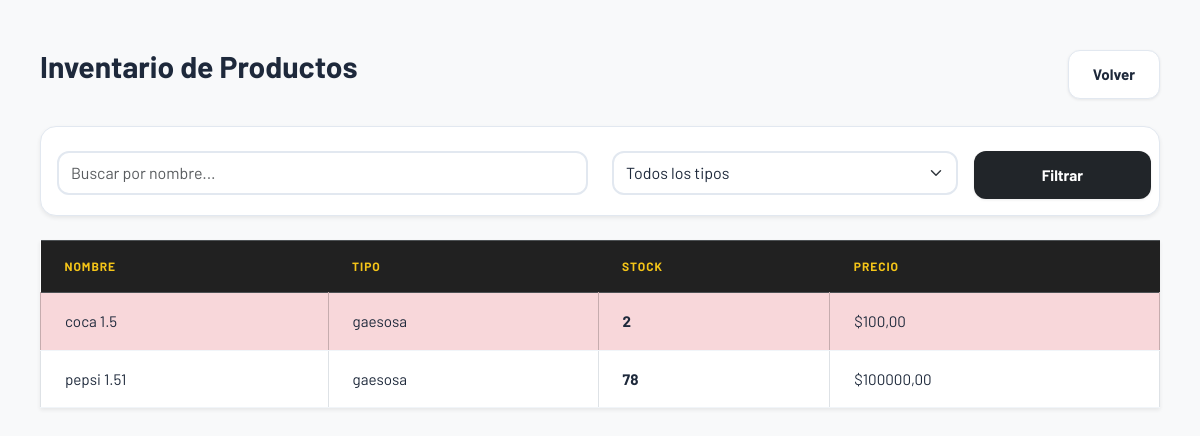
The app's page /productos/ (signed in) with its own data.
### stock/models.py (models this page shows, shortened)
class Producto(models.Model):
    nombre = models.CharField(max_length=100)
    tipo = models.ForeignKey(TipoProducto, on_delete=models.CASCADE)
    cantidad = models.PositiveIntegerField(default=0)
    valor = models.DecimalField(max_digits=10, decimal_places=2)
    valor_compra = models.DecimalField(
        max_digits=10,
        decimal_places=2,
        verbose_name="Precio de Compra",
        default=0.00  # Valor por defecto
    )
    umbral_alerta = models.PositiveIntegerField(
        default=5,
        verbose_name="Stock Mínimo de Alerta"
    )
    fecha_modificacion = models.DateTimeField(auto_now=True)

class TipoProducto(models.Model):
    nombre = models.CharField(max_length=100, unique=True)

### stock/views.py (the view)
# urls.py: path('productos/', views.lista_productos, name='lista_productos'),
@login_required
def lista_productos(request):
    tipos = TipoProducto.objects.all()
    query_nombre = request.GET.get('nombre')
    query_tipo = request.GET.get('tipo')
    productos = Producto.objects.select_related('tipo').all()
    if query_nombre:
        productos = productos.filter(nombre__icontains=query_nombre)
    if query_tipo:
        productos = productos.filter(tipo_id=query_tipo)
    return render(request, 'lista_productos.html', {
        'productos': productos,
        'tipos': tipos,
        'query_nombre': query_nombre,
        'query_tipo': query_tipo,
    })

### stock/templates/lista_productos.html (shortened to what this page needs)
{% load static %}
<!DOCTYPE html>
<html lang="es">
<head>
    <link rel="stylesheet" href="{% static 'css/bootstrap.min.css' %}">
    <link rel="stylesheet" href="{% static 'css/style.css' %}">
</head>
<body class="bg-light">
<div class="container mt-4">
    <div class="d-flex justify-content-between align-items-center mb-4">
        <h2>Inventario de Productos</h2>
        <div>
            <a href="{% url 'home' %}" class="btn btn-secondary">Volver</a>
        </div>
    </div>
    <div class="card p-3 mb-4 shadow-sm">
        <form method="GET" class="row g-2">
            <div class="col-md-6">
                <input type="text" name="nombre" class="form-control"
                       placeholder="Buscar por nombre..."
                       value="{{ query_nombre|default:'' }}">
            </div>
            <div class="col-md-4">
                <select name="tipo" class="form-select">
                    <option value="">Todos los tipos</option>
                </select>
            </div>
            <div class="col-md-2">
                <button type="submit" class="btn btn-dark w-100">Filtrar</button>
            </div>
        </form>
    </div>
    <table class="table table-bordered bg-white shadow-sm">
        <thead class="table-dark">
            <tr>
                <th>Nombre</th>
                <th>Tipo</th>
                <th>Stock</th>
                <th>Precio</th>
            </tr>
        </thead>
        <tbody>
            {% for p in productos %}
            <tr {% if p.cantidad < p.umbral_alerta %}class="table-danger"{% endif %}>
                <td>{{ p.nombre }}</td>
                <td>{{ p.tipo.nombre }}</td>
                <td><strong>{{ p.cantidad }}</strong></td>
                <td>${{ p.valor }}</td>
            </tr>
            {% empty %}
            <tr>
                <td colspan="5" class="text-center text-muted">
                    No hay productos registrados
                </td>
            </tr>
            {% endfor %}
        </tbody>
    </table>
</div>
</body>
</html>

### stock/static/css/style.css (style rules this page uses)
:root { --primary-color: #212121; --primary-hover: #000000; --primary-light: #424242; --accent-color: #F5C518; --accent-hover: #e0b415; --accent-light: #fef9e0; --secondary-color: #64748b; --secondary-hover: #475569; --success-color: #10b981; --success-hover: #059669; --danger-color: #ef4444; --danger-hover: #dc2626; --warning-color: #f59e0b; --info-color: #3b82f6; --bg-body: #f1f5f9; --bg-card: #ffffff; --bg-header: #212121; --bg-hover: #fffbea; --text-main: #1e293b; --text-muted: #64748b; --text-light: #94a3b8; --text-white: #ffffff; --text-accent: #F5C518; --border-color: #e2e8f0; --border-light: #f1f5f9; --border-accent: #F5C518; --radius-sm: 0.5rem; --radius-md: 0.75rem; --radius-lg: 1rem; --shadow-sm: 0 1px 3px 0 rgb(0 0 0 / 0.08); --shadow-md: 0 4px 6px -1px rgba(0,0,0,0.10), 0 2px 4px -2px rgba(0,0,0,0.05); --shadow-lg: 0 10px 20px -3px rgba(0,0,0,0.10), 0 4px 8px -4px rgba(0,0,0,0.08); --transition-fast: all 0.15s ease-in-out; --transition-base: all 0.25s ease-in-out; --space-xs: 0.5rem; --space-sm: 0.75rem; --space-md: 1rem; --space-lg: 1.5rem; --space-xl: 2rem; }
* { margin: 0; padding: 0; box-sizing: border-box; }
html { font-size: 16px; scroll-behavior: smooth; }
body { font-family: 'Barlow', -apple-system, BlinkMacSystemFont, 'Segoe UI', sans-serif; background: #e8e8e8; color: var(--text-main); line-height: 1.6; -webkit-font-smoothing: antialiased; min-height: 100vh; padding: var(--space-lg); }
h1, h2, h3, h4, h5, h6 { font-family: 'Barlow', sans-serif; color: var(--text-main); font-weight: 700; line-height: 1.25; margin-bottom: var(--space-md); }
h2 { font-size: clamp(1.5rem, 4vw, 1.875rem); }
a { text-decoration: none; color: var(--primary-color); transition: var(--transition-fast); }
.container { max-width: 1200px; margin: 0 auto; padding: 0 var(--space-md); animation: fadeIn 0.35s ease-out; }
.card { background: var(--bg-card); border-radius: var(--radius-lg); border: 1px solid var(--border-color); box-shadow: var(--shadow-sm); transition: var(--transition-base); overflow: hidden; }
.btn { display: inline-flex; align-items: center; justify-content: center; gap: var(--space-xs); padding: 0.75rem 1.5rem; font-size: 0.95rem; font-weight: 700; border-radius: var(--radius-md); border: 1px solid transparent; cursor: pointer; transition: var(--transition-fast); box-shadow: var(--shadow-sm); min-height: 44px; white-space: nowrap; text-decoration: none; }
.btn-secondary { background: var(--bg-card); border-color: var(--border-color); color: var(--text-main); }
.form-control, .form-select, select[class*="form"], input[class*="form"] { width: 100%; padding: 0.5rem 0.75rem !important; font-size: 1rem; line-height: 1.5; color: var(--text-main); background-color: var(--bg-card); border: 2px solid var(--border-color); border-radius: var(--radius-md); transition: var(--transition-fast); min-height: 40px !important; appearance: none; }
.table { width: 100%; border-collapse: collapse; background: var(--bg-card); }
.table th { background: var(--primary-color); color: var(--accent-color); font-weight: 700; text-transform: uppercase; font-size: 0.75rem; letter-spacing: 0.08em; padding: var(--space-md) var(--space-lg); text-align: left; border: none; white-space: nowrap; }
.table td { padding: var(--space-md) var(--space-lg); vertical-align: middle; border-bottom: 1px solid var(--border-light); color: var(--text-main); font-size: 0.95rem; }
.table tbody tr { transition: background-color 0.15s ease; }
.row { display: flex; flex-wrap: wrap; margin: 0 calc(var(--space-sm) * -1); }
.col-md-3, .col-md-4, .col-md-5, .col-md-6, .col-md-8, .col-md-12 { padding: 0 var(--space-sm); width: 100%; flex: 0 0 100%; }
.d-flex { display: flex; }
.justify-content-between { justify-content: space-between; }
.align-items-center { align-items: center; }
.w-100 { width: 100%; }
.mb-4 { margin-bottom: var(--space-lg) !important; }
.mt-4 { margin-top: var(--space-lg); }
.p-3 { padding: var(--space-md); }
.bg-light { background-color: var(--bg-body); }
.shadow-sm { box-shadow: var(--shadow-sm); }
@media (min-width: 992px) { .col-md-4 { flex: 0 0 33.333%; max-width: 33.333%; } }
@media (min-width: 992px) { .col-md-6 { flex: 0 0 50%; max-width: 50%; } }

### records on screen
Producto: nombre "coca 1.5", tipo.nombre "gaesosa", cantidad "2", valor "100,00"
Producto: nombre "pepsi 1.51", tipo.nombre "gaesosa", cantidad "78", valor "100000,00"
